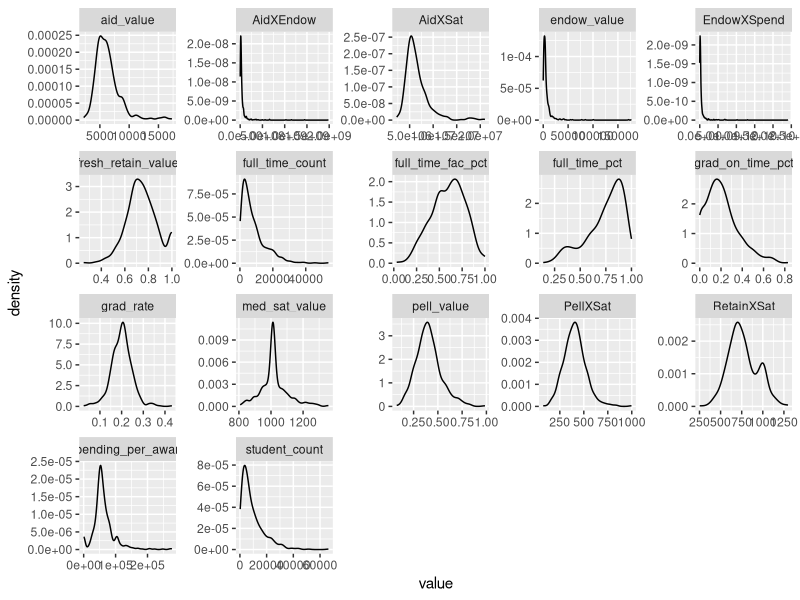

This chart was generated by the following R code:
## ---- chunk 1
knitr::opts_chunk$set(warning = FALSE, message = FALSE)
library(tidyverse)
## ---- chunk 2
library(readr)
institution_data <- read_csv(here::here("data/institution_data_explore_mc - institution_data.csv"))
## ---- chunk 3
nrow(institution_data)

institution_data <- institution_data %>% 
  filter(level == "4-year",
         funding == "Public",
         flagship_binary == 0)

nrow(institution_data)
## ---- chunk 4
bc_institution_data <- 
  institution_data %>% 
  select(institution_name,
         basic,
         grad_rate,
         student_count,
         spending_per_award,
         full_time_pct,
         full_time_count,
         med_sat_value,
         aid_value,
         endow_value,
         grad_on_time_pct, #ahh, i need to convert this to decimal as well.
         pell_value,
         fresh_retain_value,
         full_time_fac_pct) %>% 
  mutate(endow_value = as.integer(endow_value),
         med_sat_value = as.integer(med_sat_value),
         grad_on_time_pct = as.integer(grad_on_time_pct),
         grad_on_time_pct = grad_on_time_pct / 100)

head(bc_institution_data,5)
## ---- chunk 5
bc_institution_data$med_sat_value[is.na(bc_institution_data$med_sat_value)] <- 
  round(median(bc_institution_data$med_sat_value, na.rm = TRUE))

bc_institution_data$endow_value[is.na(bc_institution_data$endow_value)] <- 
  round(median(bc_institution_data$endow_value, na.rm = TRUE))

bc_institution_data$grad_on_time_pct[is.na(bc_institution_data$grad_on_time_pct)] <- 
  round(median(bc_institution_data$grad_on_time_pct, na.rm = TRUE))

bc_institution_data$fresh_retain_value[is.na(bc_institution_data$fresh_retain_value)] <- 
  round(median(bc_institution_data$fresh_retain_value, na.rm = TRUE))
## ---- chunk 6
bc_institution_data <- bc_institution_data %>% 
  mutate(EndowXSpend = endow_value * spending_per_award,
         PellXSat = med_sat_value	*	pell_value,
         RetainXSat = fresh_retain_value	*	med_sat_value,
         AidXSat = 	aid_value * med_sat_value,
         AidXEndow = endow_value	*	aid_value)

glimpse(bc_institution_data)
summary(bc_institution_data)
## ---- chunk 7
# just a quick exploration
bc_institution_data %>% 
  keep(is.numeric) %>% 
  gather(key = "key", value = "value") %>% 
  ggplot(aes(value)) +
    facet_wrap(~ key, scales = "free") +
    geom_density()
## ---- chunk 8
set.seed(310)
# borrowing code from: https://medium.com/@HollyEmblem/training-and-test-dataset-creation-with-dplyr-41d9aa7eab31 

# build an index column
bc_institution_data <- bc_institution_data %>% 
  mutate(id = row_number())

# make sure that worked
head(bc_institution_data$id)

# Create training set
train <- bc_institution_data %>% 
  sample_frac(.70)

# Create test set
test  <- anti_join(x = bc_institution_data, 
                   y = train, 
                   by = 'id')

# and double check that our 'customer' BC is in the test data
nrow(test)
test %>% 
  filter(institution_name == "Bellevue College")

# and triple check that our 'customer' isn't in the train data
nrow(train)
train %>% 
  filter(institution_name == "Bellevue College")
## ---- chunk 9
write_excel_csv(x = bc_institution_data,
                path = here::here("data/institution_data.csv"))

write_excel_csv(x = train,
                path = here::here("data/train_data.csv"))

write_excel_csv(x = test,
                path = here::here("data/test_data.csv"))
